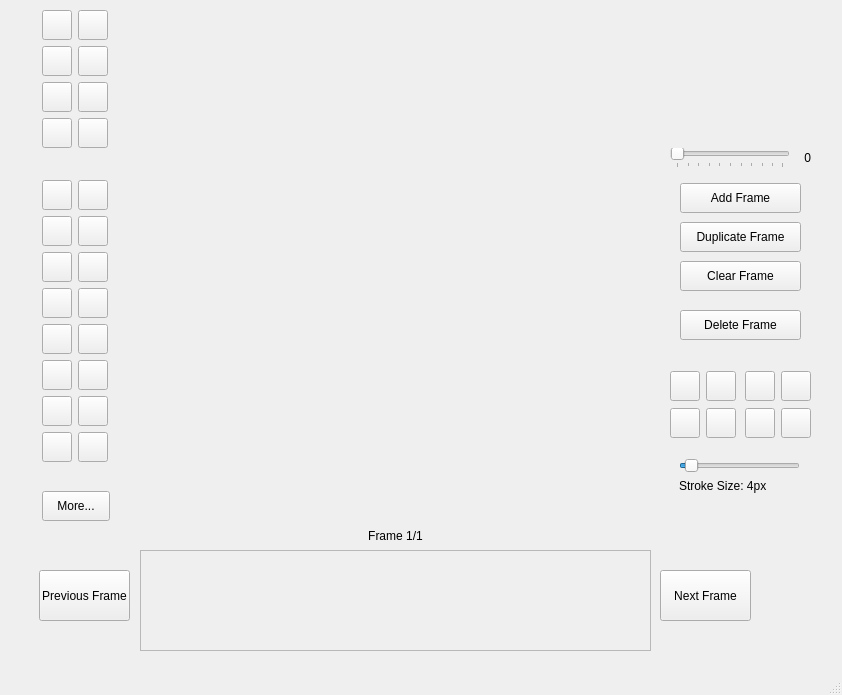
<?xml version="1.0" encoding="UTF-8"?>
<ui version="4.0">
 <class>SpriteEditorVC</class>
 <widget class="QMainWindow" name="SpriteEditorVC">
  <property name="geometry">
   <rect>
    <x>0</x>
    <y>0</y>
    <width>842</width>
    <height>695</height>
   </rect>
  </property>
  <property name="minimumSize">
   <size>
    <width>842</width>
    <height>695</height>
   </size>
  </property>
  <property name="maximumSize">
   <size>
    <width>842</width>
    <height>695</height>
   </size>
  </property>
  <property name="windowTitle">
   <string>Ghanoush Sprite Editor</string>
  </property>
  <property name="windowIcon">
   <iconset resource="resources.qrc">
    <normaloff>:/res/ghanoush.png</normaloff>:/res/ghanoush.png</iconset>
  </property>
  <widget class="QWidget" name="centralwidget">
   <widget class="QWidget" name="layoutWidget1">
    <property name="geometry">
     <rect>
      <x>40</x>
      <y>10</y>
      <width>71</width>
      <height>511</height>
     </rect>
    </property>
    <layout class="QFormLayout" name="formLayout_2">
     <property name="sizeConstraint">
      <enum>QLayout::SetNoConstraint</enum>
     </property>
     <property name="fieldGrowthPolicy">
      <enum>QFormLayout::ExpandingFieldsGrow</enum>
     </property>
     <property name="rowWrapPolicy">
      <enum>QFormLayout::DontWrapRows</enum>
     </property>
     <property name="labelAlignment">
      <set>Qt::AlignCenter</set>
     </property>
     <property name="formAlignment">
      <set>Qt::AlignCenter</set>
     </property>
     <property name="leftMargin">
      <number>2</number>
     </property>
     <item row="0" column="0">
      <widget class="QPushButton" name="primaryColorButton1">
       <property name="enabled">
        <bool>true</bool>
       </property>
       <property name="sizePolicy">
        <sizepolicy hsizetype="Minimum" vsizetype="MinimumExpanding">
         <horstretch>0</horstretch>
         <verstretch>0</verstretch>
        </sizepolicy>
       </property>
       <property name="maximumSize">
        <size>
         <width>30</width>
         <height>30</height>
        </size>
       </property>
       <property name="text">
        <string/>
       </property>
      </widget>
     </item>
     <item row="0" column="1">
      <widget class="QPushButton" name="primaryColorButton2">
       <property name="enabled">
        <bool>true</bool>
       </property>
       <property name="sizePolicy">
        <sizepolicy hsizetype="Minimum" vsizetype="MinimumExpanding">
         <horstretch>0</horstretch>
         <verstretch>0</verstretch>
        </sizepolicy>
       </property>
       <property name="maximumSize">
        <size>
         <width>30</width>
         <height>30</height>
        </size>
       </property>
       <property name="text">
        <string/>
       </property>
      </widget>
     </item>
     <item row="1" column="0">
      <widget class="QPushButton" name="primaryColorButton3">
       <property name="enabled">
        <bool>true</bool>
       </property>
       <property name="sizePolicy">
        <sizepolicy hsizetype="Minimum" vsizetype="MinimumExpanding">
         <horstretch>0</horstretch>
         <verstretch>0</verstretch>
        </sizepolicy>
       </property>
       <property name="maximumSize">
        <size>
         <width>30</width>
         <height>30</height>
        </size>
       </property>
       <property name="text">
        <string/>
       </property>
      </widget>
     </item>
     <item row="1" column="1">
      <widget class="QPushButton" name="primaryColorButton4">
       <property name="enabled">
        <bool>true</bool>
       </property>
       <property name="sizePolicy">
        <sizepolicy hsizetype="Minimum" vsizetype="MinimumExpanding">
         <horstretch>0</horstretch>
         <verstretch>0</verstretch>
        </sizepolicy>
       </property>
       <property name="maximumSize">
        <size>
         <width>30</width>
         <height>30</height>
        </size>
       </property>
       <property name="text">
        <string/>
       </property>
      </widget>
     </item>
     <item row="2" column="0">
      <widget class="QPushButton" name="primaryColorButton5">
       <property name="enabled">
        <bool>true</bool>
       </property>
       <property name="sizePolicy">
        <sizepolicy hsizetype="Minimum" vsizetype="MinimumExpanding">
         <horstretch>0</horstretch>
         <verstretch>0</verstretch>
        </sizepolicy>
       </property>
       <property name="maximumSize">
        <size>
         <width>30</width>
         <height>30</height>
        </size>
       </property>
       <property name="text">
        <string/>
       </property>
      </widget>
     </item>
     <item row="2" column="1">
      <widget class="QPushButton" name="primaryColorButton6">
       <property name="enabled">
        <bool>true</bool>
       </property>
       <property name="sizePolicy">
        <sizepolicy hsizetype="Minimum" vsizetype="MinimumExpanding">
         <horstretch>0</horstretch>
         <verstretch>0</verstretch>
        </sizepolicy>
       </property>
       <property name="maximumSize">
        <size>
         <width>30</width>
         <height>30</height>
        </size>
       </property>
       <property name="text">
        <string/>
       </property>
      </widget>
     </item>
     <item row="3" column="0">
      <widget class="QPushButton" name="primaryColorButton7">
       <property name="enabled">
        <bool>true</bool>
       </property>
       <property name="sizePolicy">
        <sizepolicy hsizetype="Minimum" vsizetype="MinimumExpanding">
         <horstretch>0</horstretch>
         <verstretch>0</verstretch>
        </sizepolicy>
       </property>
       <property name="maximumSize">
        <size>
         <width>30</width>
         <height>30</height>
        </size>
       </property>
       <property name="text">
        <string/>
       </property>
      </widget>
     </item>
     <item row="3" column="1">
      <widget class="QPushButton" name="primaryColorButton8">
       <property name="enabled">
        <bool>true</bool>
       </property>
       <property name="sizePolicy">
        <sizepolicy hsizetype="Minimum" vsizetype="MinimumExpanding">
         <horstretch>0</horstretch>
         <verstretch>0</verstretch>
        </sizepolicy>
       </property>
       <property name="maximumSize">
        <size>
         <width>30</width>
         <height>30</height>
        </size>
       </property>
       <property name="text">
        <string/>
       </property>
      </widget>
     </item>
     <item row="4" column="0" colspan="2">
      <spacer name="horizontalSpacer_2">
       <property name="sizePolicy">
        <sizepolicy hsizetype="Minimum" vsizetype="Minimum">
         <horstretch>0</horstretch>
         <verstretch>0</verstretch>
        </sizepolicy>
       </property>
       <property name="orientation">
        <enum>Qt::Horizontal</enum>
       </property>
       <property name="sizeHint" stdset="0">
        <size>
         <width>40</width>
         <height>20</height>
        </size>
       </property>
      </spacer>
     </item>
     <item row="5" column="0">
      <widget class="QPushButton" name="customColorButton1">
       <property name="enabled">
        <bool>true</bool>
       </property>
       <property name="sizePolicy">
        <sizepolicy hsizetype="Minimum" vsizetype="MinimumExpanding">
         <horstretch>0</horstretch>
         <verstretch>0</verstretch>
        </sizepolicy>
       </property>
       <property name="maximumSize">
        <size>
         <width>30</width>
         <height>30</height>
        </size>
       </property>
       <property name="text">
        <string/>
       </property>
      </widget>
     </item>
     <item row="5" column="1">
      <widget class="QPushButton" name="customColorButton2">
       <property name="enabled">
        <bool>true</bool>
       </property>
       <property name="sizePolicy">
        <sizepolicy hsizetype="Minimum" vsizetype="MinimumExpanding">
         <horstretch>0</horstretch>
         <verstretch>0</verstretch>
        </sizepolicy>
       </property>
       <property name="maximumSize">
        <size>
         <width>30</width>
         <height>30</height>
        </size>
       </property>
       <property name="text">
        <string/>
       </property>
      </widget>
     </item>
     <item row="6" column="0">
      <widget class="QPushButton" name="customColorButton3">
       <property name="enabled">
        <bool>true</bool>
       </property>
       <property name="sizePolicy">
        <sizepolicy hsizetype="Minimum" vsizetype="MinimumExpanding">
         <horstretch>0</horstretch>
         <verstretch>0</verstretch>
        </sizepolicy>
       </property>
       <property name="maximumSize">
        <size>
         <width>30</width>
         <height>30</height>
        </size>
       </property>
       <property name="text">
        <string/>
       </property>
      </widget>
     </item>
     <item row="6" column="1">
      <widget class="QPushButton" name="customColorButton4">
       <property name="enabled">
        <bool>true</bool>
       </property>
       <property name="sizePolicy">
        <sizepolicy hsizetype="Minimum" vsizetype="MinimumExpanding">
         <horstretch>0</horstretch>
         <verstretch>0</verstretch>
        </sizepolicy>
       </property>
       <property name="maximumSize">
        <size>
         <width>30</width>
         <height>30</height>
        </size>
       </property>
       <property name="text">
        <string/>
       </property>
      </widget>
     </item>
     <item row="7" column="0">
      <widget class="QPushButton" name="customColorButton5">
       <property name="enabled">
        <bool>true</bool>
       </property>
       <property name="sizePolicy">
        <sizepolicy hsizetype="Minimum" vsizetype="MinimumExpanding">
         <horstretch>0</horstretch>
         <verstretch>0</verstretch>
        </sizepolicy>
       </property>
       <property name="maximumSize">
        <size>
         <width>30</width>
         <height>30</height>
        </size>
       </property>
       <property name="text">
        <string/>
       </property>
      </widget>
     </item>
     <item row="7" column="1">
      <widget class="QPushButton" name="customColorButton6">
       <property name="enabled">
        <bool>true</bool>
       </property>
       <property name="sizePolicy">
        <sizepolicy hsizetype="Minimum" vsizetype="MinimumExpanding">
         <horstretch>0</horstretch>
         <verstretch>0</verstretch>
        </sizepolicy>
       </property>
       <property name="maximumSize">
        <size>
         <width>30</width>
         <height>30</height>
        </size>
       </property>
       <property name="text">
        <string/>
       </property>
      </widget>
     </item>
     <item row="8" column="0">
      <widget class="QPushButton" name="customColorButton7">
       <property name="enabled">
        <bool>true</bool>
       </property>
       <property name="sizePolicy">
        <sizepolicy hsizetype="Minimum" vsizetype="MinimumExpanding">
         <horstretch>0</horstretch>
         <verstretch>0</verstretch>
        </sizepolicy>
       </property>
       <property name="maximumSize">
        <size>
         <width>30</width>
         <height>30</height>
        </size>
       </property>
       <property name="text">
        <string/>
       </property>
      </widget>
     </item>
     <item row="8" column="1">
      <widget class="QPushButton" name="customColorButton8">
       <property name="enabled">
        <bool>true</bool>
       </property>
       <property name="sizePolicy">
        <sizepolicy hsizetype="Minimum" vsizetype="MinimumExpanding">
         <horstretch>0</horstretch>
         <verstretch>0</verstretch>
        </sizepolicy>
       </property>
       <property name="maximumSize">
        <size>
         <width>30</width>
         <height>30</height>
        </size>
       </property>
       <property name="text">
        <string/>
       </property>
      </widget>
     </item>
     <item row="9" column="0">
      <widget class="QPushButton" name="customColorButton9">
       <property name="enabled">
        <bool>true</bool>
       </property>
       <property name="sizePolicy">
        <sizepolicy hsizetype="Minimum" vsizetype="MinimumExpanding">
         <horstretch>0</horstretch>
         <verstretch>0</verstretch>
        </sizepolicy>
       </property>
       <property name="maximumSize">
        <size>
         <width>30</width>
         <height>30</height>
        </size>
       </property>
       <property name="text">
        <string/>
       </property>
      </widget>
     </item>
     <item row="9" column="1">
      <widget class="QPushButton" name="customColorButton10">
       <property name="enabled">
        <bool>true</bool>
       </property>
       <property name="sizePolicy">
        <sizepolicy hsizetype="Minimum" vsizetype="MinimumExpanding">
         <horstretch>0</horstretch>
         <verstretch>0</verstretch>
        </sizepolicy>
       </property>
       <property name="maximumSize">
        <size>
         <width>30</width>
         <height>30</height>
        </size>
       </property>
       <property name="text">
        <string/>
       </property>
      </widget>
     </item>
     <item row="10" column="0">
      <widget class="QPushButton" name="customColorButton11">
       <property name="enabled">
        <bool>true</bool>
       </property>
       <property name="sizePolicy">
        <sizepolicy hsizetype="Minimum" vsizetype="MinimumExpanding">
         <horstretch>0</horstretch>
         <verstretch>0</verstretch>
        </sizepolicy>
       </property>
       <property name="maximumSize">
        <size>
         <width>30</width>
         <height>30</height>
        </size>
       </property>
       <property name="text">
        <string/>
       </property>
      </widget>
     </item>
     <item row="10" column="1">
      <widget class="QPushButton" name="customColorButton12">
       <property name="enabled">
        <bool>true</bool>
       </property>
       <property name="sizePolicy">
        <sizepolicy hsizetype="Minimum" vsizetype="MinimumExpanding">
         <horstretch>0</horstretch>
         <verstretch>0</verstretch>
        </sizepolicy>
       </property>
       <property name="maximumSize">
        <size>
         <width>30</width>
         <height>30</height>
        </size>
       </property>
       <property name="text">
        <string/>
       </property>
      </widget>
     </item>
     <item row="11" column="0">
      <widget class="QPushButton" name="customColorButton13">
       <property name="enabled">
        <bool>true</bool>
       </property>
       <property name="sizePolicy">
        <sizepolicy hsizetype="Minimum" vsizetype="MinimumExpanding">
         <horstretch>0</horstretch>
         <verstretch>0</verstretch>
        </sizepolicy>
       </property>
       <property name="maximumSize">
        <size>
         <width>30</width>
         <height>30</height>
        </size>
       </property>
       <property name="text">
        <string/>
       </property>
      </widget>
     </item>
     <item row="11" column="1">
      <widget class="QPushButton" name="customColorButton14">
       <property name="enabled">
        <bool>true</bool>
       </property>
       <property name="sizePolicy">
        <sizepolicy hsizetype="Minimum" vsizetype="MinimumExpanding">
         <horstretch>0</horstretch>
         <verstretch>0</verstretch>
        </sizepolicy>
       </property>
       <property name="maximumSize">
        <size>
         <width>30</width>
         <height>30</height>
        </size>
       </property>
       <property name="text">
        <string/>
       </property>
      </widget>
     </item>
     <item row="12" column="0">
      <widget class="QPushButton" name="customColorButton15">
       <property name="enabled">
        <bool>true</bool>
       </property>
       <property name="sizePolicy">
        <sizepolicy hsizetype="Minimum" vsizetype="MinimumExpanding">
         <horstretch>0</horstretch>
         <verstretch>0</verstretch>
        </sizepolicy>
       </property>
       <property name="maximumSize">
        <size>
         <width>30</width>
         <height>30</height>
        </size>
       </property>
       <property name="text">
        <string/>
       </property>
      </widget>
     </item>
     <item row="13" column="0" colspan="2">
      <spacer name="horizontalSpacer_3">
       <property name="orientation">
        <enum>Qt::Horizontal</enum>
       </property>
       <property name="sizeHint" stdset="0">
        <size>
         <width>40</width>
         <height>10</height>
        </size>
       </property>
      </spacer>
     </item>
     <item row="14" column="0" colspan="2">
      <widget class="QPushButton" name="customColorButtonChange">
       <property name="minimumSize">
        <size>
         <width>0</width>
         <height>30</height>
        </size>
       </property>
       <property name="maximumSize">
        <size>
         <width>68</width>
         <height>16777215</height>
        </size>
       </property>
       <property name="text">
        <string>More...</string>
       </property>
      </widget>
     </item>
     <item row="12" column="1">
      <widget class="QPushButton" name="customColorButton16">
       <property name="enabled">
        <bool>true</bool>
       </property>
       <property name="sizePolicy">
        <sizepolicy hsizetype="Minimum" vsizetype="MinimumExpanding">
         <horstretch>0</horstretch>
         <verstretch>0</verstretch>
        </sizepolicy>
       </property>
       <property name="maximumSize">
        <size>
         <width>30</width>
         <height>30</height>
        </size>
       </property>
       <property name="text">
        <string/>
       </property>
      </widget>
     </item>
    </layout>
   </widget>
   <widget class="QWidget" name="layoutWidget">
    <property name="geometry">
     <rect>
      <x>670</x>
      <y>10</y>
      <width>141</width>
      <height>161</height>
     </rect>
    </property>
    <layout class="QGridLayout" name="playbackLayout">
     <item row="1" column="0">
      <widget class="QSlider" name="fpsSlider">
       <property name="toolTip">
        <string>Changes the frame rate of the preview (0 is off)</string>
       </property>
       <property name="value">
        <number>0</number>
       </property>
       <property name="orientation">
        <enum>Qt::Horizontal</enum>
       </property>
       <property name="tickPosition">
        <enum>QSlider::TicksBelow</enum>
       </property>
       <property name="tickInterval">
        <number>10</number>
       </property>
      </widget>
     </item>
     <item row="1" column="1">
      <widget class="QLabel" name="fpsLabel">
       <property name="sizePolicy">
        <sizepolicy hsizetype="Minimum" vsizetype="Minimum">
         <horstretch>0</horstretch>
         <verstretch>0</verstretch>
        </sizepolicy>
       </property>
       <property name="minimumSize">
        <size>
         <width>15</width>
         <height>0</height>
        </size>
       </property>
       <property name="text">
        <string>0</string>
       </property>
       <property name="alignment">
        <set>Qt::AlignRight|Qt::AlignTrailing|Qt::AlignVCenter</set>
       </property>
      </widget>
     </item>
     <item row="0" column="0" colspan="2">
      <widget class="RenderArea" name="playbackCanvas" native="true">
       <property name="minimumSize">
        <size>
         <width>64</width>
         <height>64</height>
        </size>
       </property>
       <property name="maximumSize">
        <size>
         <width>128</width>
         <height>128</height>
        </size>
       </property>
      </widget>
     </item>
    </layout>
   </widget>
   <widget class="RenderArea" name="mainCanvas" native="true">
    <property name="geometry">
     <rect>
      <x>140</x>
      <y>10</y>
      <width>512</width>
      <height>512</height>
     </rect>
    </property>
    <property name="sizePolicy">
     <sizepolicy hsizetype="Expanding" vsizetype="Expanding">
      <horstretch>0</horstretch>
      <verstretch>0</verstretch>
     </sizepolicy>
    </property>
    <property name="minimumSize">
     <size>
      <width>512</width>
      <height>512</height>
     </size>
    </property>
    <property name="maximumSize">
     <size>
      <width>512</width>
      <height>512</height>
     </size>
    </property>
   </widget>
   <widget class="QWidget" name="menuWidget" native="true">
    <property name="geometry">
     <rect>
      <x>79</x>
      <y>0</y>
      <width>141</width>
      <height>21</height>
     </rect>
    </property>
    <property name="sizePolicy">
     <sizepolicy hsizetype="Expanding" vsizetype="Expanding">
      <horstretch>0</horstretch>
      <verstretch>0</verstretch>
     </sizepolicy>
    </property>
   </widget>
   <widget class="QPushButton" name="lastFrameButton">
    <property name="geometry">
     <rect>
      <x>39</x>
      <y>570</y>
      <width>91</width>
      <height>51</height>
     </rect>
    </property>
    <property name="toolTip">
     <string>&lt;html&gt;&lt;head/&gt;&lt;body&gt;&lt;p&gt;Goes back to the last frame ( Ctrl+Left arrow )&lt;/p&gt;&lt;/body&gt;&lt;/html&gt;</string>
    </property>
    <property name="text">
     <string>Previous Frame</string>
    </property>
   </widget>
   <widget class="QPushButton" name="nextFrameButton">
    <property name="geometry">
     <rect>
      <x>660</x>
      <y>570</y>
      <width>91</width>
      <height>51</height>
     </rect>
    </property>
    <property name="toolTip">
     <string>Goes to the next frame ( Ctrl+Right Arrow )</string>
    </property>
    <property name="text">
     <string>Next Frame</string>
    </property>
   </widget>
   <widget class="QLabel" name="frameLabel">
    <property name="geometry">
     <rect>
      <x>140</x>
      <y>520</y>
      <width>511</width>
      <height>31</height>
     </rect>
    </property>
    <property name="text">
     <string>Frame 1/1</string>
    </property>
    <property name="textFormat">
     <enum>Qt::AutoText</enum>
    </property>
    <property name="alignment">
     <set>Qt::AlignCenter</set>
    </property>
   </widget>
   <widget class="QScrollArea" name="frameDisplay">
    <property name="geometry">
     <rect>
      <x>140</x>
      <y>550</y>
      <width>511</width>
      <height>101</height>
     </rect>
    </property>
    <property name="maximumSize">
     <size>
      <width>16777215</width>
      <height>16777215</height>
     </size>
    </property>
    <property name="verticalScrollBarPolicy">
     <enum>Qt::ScrollBarAlwaysOff</enum>
    </property>
    <property name="sizeAdjustPolicy">
     <enum>QAbstractScrollArea::AdjustToContents</enum>
    </property>
    <property name="widgetResizable">
     <bool>true</bool>
    </property>
    <property name="alignment">
     <set>Qt::AlignRight|Qt::AlignTop|Qt::AlignTrailing</set>
    </property>
    <widget class="QWidget" name="scrollAreaWidgetContents">
     <property name="geometry">
      <rect>
       <x>0</x>
       <y>0</y>
       <width>509</width>
       <height>99</height>
      </rect>
     </property>
     <widget class="QWidget" name="scrollAreaWidget" native="true">
      <property name="geometry">
       <rect>
        <x>0</x>
        <y>0</y>
        <width>511</width>
        <height>71</height>
       </rect>
      </property>
      <property name="sizePolicy">
       <sizepolicy hsizetype="Minimum" vsizetype="Preferred">
        <horstretch>0</horstretch>
        <verstretch>0</verstretch>
       </sizepolicy>
      </property>
     </widget>
    </widget>
   </widget>
   <widget class="QWidget" name="layoutWidget">
    <property name="geometry">
     <rect>
      <x>680</x>
      <y>180</y>
      <width>121</width>
      <height>166</height>
     </rect>
    </property>
    <layout class="QVBoxLayout" name="verticalLayout">
     <item>
      <widget class="QPushButton" name="addFrameButton">
       <property name="minimumSize">
        <size>
         <width>0</width>
         <height>30</height>
        </size>
       </property>
       <property name="toolTip">
        <string>Adds a frame (Ctrl+A)</string>
       </property>
       <property name="text">
        <string>Add Frame</string>
       </property>
      </widget>
     </item>
     <item>
      <widget class="QPushButton" name="duplicateFrameButton">
       <property name="minimumSize">
        <size>
         <width>0</width>
         <height>30</height>
        </size>
       </property>
       <property name="toolTip">
        <string>Duplicate this frame (Ctrl+D)</string>
       </property>
       <property name="text">
        <string>Duplicate Frame</string>
       </property>
      </widget>
     </item>
     <item>
      <widget class="QPushButton" name="clearFrameButton">
       <property name="minimumSize">
        <size>
         <width>0</width>
         <height>30</height>
        </size>
       </property>
       <property name="toolTip">
        <string>Clears the frame (Ctrl+C)</string>
       </property>
       <property name="text">
        <string>Clear Frame</string>
       </property>
      </widget>
     </item>
     <item>
      <spacer name="horizontalSpacer">
       <property name="orientation">
        <enum>Qt::Horizontal</enum>
       </property>
       <property name="sizeHint" stdset="0">
        <size>
         <width>0</width>
         <height>10</height>
        </size>
       </property>
      </spacer>
     </item>
     <item>
      <widget class="QPushButton" name="deleteFrameButton">
       <property name="minimumSize">
        <size>
         <width>0</width>
         <height>30</height>
        </size>
       </property>
       <property name="toolTip">
        <string>Deletes this frame (Delete key)</string>
       </property>
       <property name="text">
        <string>Delete Frame</string>
       </property>
      </widget>
     </item>
    </layout>
   </widget>
   <widget class="QWidget" name="layoutWidget">
    <property name="geometry">
     <rect>
      <x>679</x>
      <y>450</y>
      <width>121</width>
      <height>51</height>
     </rect>
    </property>
    <layout class="QFormLayout" name="formLayout">
     <property name="labelAlignment">
      <set>Qt::AlignCenter</set>
     </property>
     <property name="formAlignment">
      <set>Qt::AlignCenter</set>
     </property>
     <item row="0" column="0" colspan="2">
      <widget class="QSlider" name="toolSizeSlider">
       <property name="focusPolicy">
        <enum>Qt::ClickFocus</enum>
       </property>
       <property name="toolTip">
        <string>Changes the stroke size up ( [ )  or down ( ] )</string>
       </property>
       <property name="minimum">
        <number>1</number>
       </property>
       <property name="maximum">
        <number>64</number>
       </property>
       <property name="value">
        <number>4</number>
       </property>
       <property name="orientation">
        <enum>Qt::Horizontal</enum>
       </property>
      </widget>
     </item>
     <item row="1" column="0" colspan="2">
      <widget class="QLabel" name="strokeSizeLabel">
       <property name="text">
        <string>Stroke Size: 4px</string>
       </property>
      </widget>
     </item>
    </layout>
   </widget>
   <widget class="QWidget" name="layoutWidget">
    <property name="geometry">
     <rect>
      <x>670</x>
      <y>370</y>
      <width>144</width>
      <height>70</height>
     </rect>
    </property>
    <layout class="QHBoxLayout" name="horizontalLayout">
     <item>
      <layout class="QFormLayout" name="formLayout_3">
       <item row="0" column="0">
        <widget class="QPushButton" name="penToolButton">
         <property name="enabled">
          <bool>true</bool>
         </property>
         <property name="sizePolicy">
          <sizepolicy hsizetype="Expanding" vsizetype="Expanding">
           <horstretch>0</horstretch>
           <verstretch>0</verstretch>
          </sizepolicy>
         </property>
         <property name="minimumSize">
          <size>
           <width>30</width>
           <height>30</height>
          </size>
         </property>
         <property name="maximumSize">
          <size>
           <width>30</width>
           <height>30</height>
          </size>
         </property>
         <property name="toolTip">
          <string>&lt;html&gt;&lt;head/&gt;&lt;body&gt;&lt;p&gt;Activates the &lt;span style=&quot; text-decoration: underline;&quot;&gt;P&lt;/span&gt;en tool.&lt;/p&gt;&lt;/body&gt;&lt;/html&gt;</string>
         </property>
         <property name="text">
          <string/>
         </property>
         <property name="icon">
          <iconset resource="resources.qrc">
           <normaloff>:/res/pen.svg</normaloff>:/res/pen.svg</iconset>
         </property>
        </widget>
       </item>
       <item row="0" column="1">
        <widget class="QPushButton" name="brushToolButton">
         <property name="enabled">
          <bool>true</bool>
         </property>
         <property name="sizePolicy">
          <sizepolicy hsizetype="Expanding" vsizetype="Expanding">
           <horstretch>0</horstretch>
           <verstretch>0</verstretch>
          </sizepolicy>
         </property>
         <property name="minimumSize">
          <size>
           <width>30</width>
           <height>30</height>
          </size>
         </property>
         <property name="maximumSize">
          <size>
           <width>30</width>
           <height>30</height>
          </size>
         </property>
         <property name="toolTip">
          <string>&lt;html&gt;&lt;head/&gt;&lt;body&gt;&lt;p&gt;Activates the &lt;span style=&quot; text-decoration: underline;&quot;&gt;B&lt;/span&gt;rush tool.&lt;/p&gt;&lt;/body&gt;&lt;/html&gt;</string>
         </property>
         <property name="text">
          <string/>
         </property>
         <property name="icon">
          <iconset resource="resources.qrc">
           <normaloff>:/res/paint-brush.svg</normaloff>:/res/paint-brush.svg</iconset>
         </property>
        </widget>
       </item>
       <item row="1" column="0">
        <widget class="QPushButton" name="eraserToolButton">
         <property name="enabled">
          <bool>true</bool>
         </property>
         <property name="sizePolicy">
          <sizepolicy hsizetype="Expanding" vsizetype="Expanding">
           <horstretch>0</horstretch>
           <verstretch>0</verstretch>
          </sizepolicy>
         </property>
         <property name="minimumSize">
          <size>
           <width>30</width>
           <height>30</height>
          </size>
         </property>
         <property name="maximumSize">
          <size>
           <width>30</width>
           <height>30</height>
          </size>
         </property>
         <property name="toolTip">
          <string>&lt;html&gt;&lt;head/&gt;&lt;body&gt;&lt;p&gt;Activates the Hard &lt;span style=&quot; text-decoration: underline;&quot;&gt;E&lt;/span&gt;raser tool.&lt;/p&gt;&lt;/body&gt;&lt;/html&gt;</string>
         </property>
         <property name="text">
          <string/>
         </property>
         <property name="icon">
          <iconset resource="resources.qrc">
           <normaloff>:/res/eraser.svg</normaloff>:/res/eraser.svg</iconset>
         </property>
        </widget>
       </item>
       <item row="1" column="1">
        <widget class="QPushButton" name="softEraserButton">
         <property name="enabled">
          <bool>true</bool>
         </property>
         <property name="sizePolicy">
          <sizepolicy hsizetype="Expanding" vsizetype="Expanding">
           <horstretch>0</horstretch>
           <verstretch>0</verstretch>
          </sizepolicy>
         </property>
         <property name="minimumSize">
          <size>
           <width>30</width>
           <height>30</height>
          </size>
         </property>
         <property name="maximumSize">
          <size>
           <width>30</width>
           <height>30</height>
          </size>
         </property>
         <property name="toolTip">
          <string>&lt;html&gt;&lt;head/&gt;&lt;body&gt;&lt;p&gt;Activates the S&lt;span style=&quot; text-decoration: underline;&quot;&gt;o&lt;/span&gt;ft Eraser tool.&lt;/p&gt;&lt;/body&gt;&lt;/html&gt;</string>
         </property>
         <property name="text">
          <string/>
         </property>
         <property name="icon">
          <iconset resource="resources.qrc">
           <normaloff>:/res/soft-eraser.svg</normaloff>:/res/soft-eraser.svg</iconset>
         </property>
        </widget>
       </item>
      </layout>
     </item>
     <item>
      <layout class="QFormLayout" name="formLayout_4">
       <item row="0" column="0">
        <widget class="QPushButton" name="sprayCanButton">
         <property name="enabled">
          <bool>true</bool>
         </property>
         <property name="sizePolicy">
          <sizepolicy hsizetype="Expanding" vsizetype="Expanding">
           <horstretch>0</horstretch>
           <verstretch>0</verstretch>
          </sizepolicy>
         </property>
         <property name="minimumSize">
          <size>
           <width>30</width>
           <height>30</height>
          </size>
         </property>
         <property name="maximumSize">
          <size>
           <width>30</width>
           <height>30</height>
          </size>
         </property>
         <property name="toolTip">
          <string>&lt;html&gt;&lt;head/&gt;&lt;body&gt;&lt;p&gt;Activates the &lt;span style=&quot; text-decoration: underline;&quot;&gt;S&lt;/span&gt;pray Can tool.&lt;/p&gt;&lt;/body&gt;&lt;/html&gt;</string>
         </property>
         <property name="text">
          <string/>
         </property>
         <property name="icon">
          <iconset resource="resources.qrc">
           <normaloff>:/res/spray-can.svg</normaloff>:/res/spray-can.svg</iconset>
         </property>
        </widget>
       </item>
       <item row="0" column="1">
        <widget class="QPushButton" name="rainbowButton">
         <property name="enabled">
          <bool>true</bool>
         </property>
         <property name="sizePolicy">
          <sizepolicy hsizetype="Expanding" vsizetype="Expanding">
           <horstretch>0</horstretch>
           <verstretch>0</verstretch>
          </sizepolicy>
         </property>
         <property name="minimumSize">
          <size>
           <width>30</width>
           <height>30</height>
          </size>
         </property>
         <property name="maximumSize">
          <size>
           <width>30</width>
           <height>30</height>
          </size>
         </property>
         <property name="toolTip">
          <string>&lt;html&gt;&lt;head/&gt;&lt;body&gt;&lt;p&gt;Activates the &lt;span style=&quot; text-decoration: underline;&quot;&gt;R&lt;/span&gt;ainbow Brush tool.&lt;/p&gt;&lt;/body&gt;&lt;/html&gt;</string>
         </property>
         <property name="text">
          <string/>
         </property>
         <property name="icon">
          <iconset resource="resources.qrc">
           <normaloff>:/res/rainbow.svg</normaloff>:/res/rainbow.svg</iconset>
         </property>
        </widget>
       </item>
       <item row="1" column="0">
        <widget class="QPushButton" name="gaussianButton">
         <property name="enabled">
          <bool>true</bool>
         </property>
         <property name="sizePolicy">
          <sizepolicy hsizetype="Expanding" vsizetype="Expanding">
           <horstretch>0</horstretch>
           <verstretch>0</verstretch>
          </sizepolicy>
         </property>
         <property name="minimumSize">
          <size>
           <width>30</width>
           <height>30</height>
          </size>
         </property>
         <property name="maximumSize">
          <size>
           <width>30</width>
           <height>30</height>
          </size>
         </property>
         <property name="toolTip">
          <string>&lt;html&gt;&lt;head/&gt;&lt;body&gt;&lt;p&gt;Activates the Ga&lt;span style=&quot; text-decoration: underline;&quot;&gt;u&lt;/span&gt;ssian Blur tool.&lt;/p&gt;&lt;/body&gt;&lt;/html&gt;</string>
         </property>
         <property name="text">
          <string/>
         </property>
         <property name="icon">
          <iconset resource="resources.qrc">
           <normaloff>:/res/blur.svg</normaloff>:/res/blur.svg</iconset>
         </property>
        </widget>
       </item>
       <item row="1" column="1">
        <widget class="QPushButton" name="invertButton">
         <property name="enabled">
          <bool>true</bool>
         </property>
         <property name="sizePolicy">
          <sizepolicy hsizetype="Expanding" vsizetype="Expanding">
           <horstretch>0</horstretch>
           <verstretch>0</verstretch>
          </sizepolicy>
         </property>
         <property name="minimumSize">
          <size>
           <width>30</width>
           <height>30</height>
          </size>
         </property>
         <property name="maximumSize">
          <size>
           <width>30</width>
           <height>30</height>
          </size>
         </property>
         <property name="toolTip">
          <string>&lt;html&gt;&lt;head/&gt;&lt;body&gt;&lt;p&gt;Activates the &lt;span style=&quot; text-decoration: underline;&quot;&gt;I&lt;/span&gt;nvert Brush tool.&lt;/p&gt;&lt;/body&gt;&lt;/html&gt;</string>
         </property>
         <property name="text">
          <string/>
         </property>
         <property name="icon">
          <iconset resource="resources.qrc">
           <normaloff>:/res/invert.svg</normaloff>:/res/invert.svg</iconset>
         </property>
        </widget>
       </item>
      </layout>
     </item>
    </layout>
   </widget>
   <zorder>layoutWidget</zorder>
   <zorder>layoutWidget</zorder>
   <zorder>layoutWidget</zorder>
   <zorder>mainCanvas</zorder>
   <zorder>layoutWidget1</zorder>
   <zorder>layoutWidget</zorder>
   <zorder>menuWidget</zorder>
   <zorder>lastFrameButton</zorder>
   <zorder>nextFrameButton</zorder>
   <zorder>frameLabel</zorder>
   <zorder>frameDisplay</zorder>
  </widget>
  <widget class="QStatusBar" name="statusbar"/>
 </widget>
 <customwidgets>
  <customwidget>
   <class>RenderArea</class>
   <extends>QWidget</extends>
   <header location="global">renderarea.h</header>
   <container>1</container>
  </customwidget>
 </customwidgets>
 <resources>
  <include location="resources.qrc"/>
 </resources>
 <connections/>
</ui>
